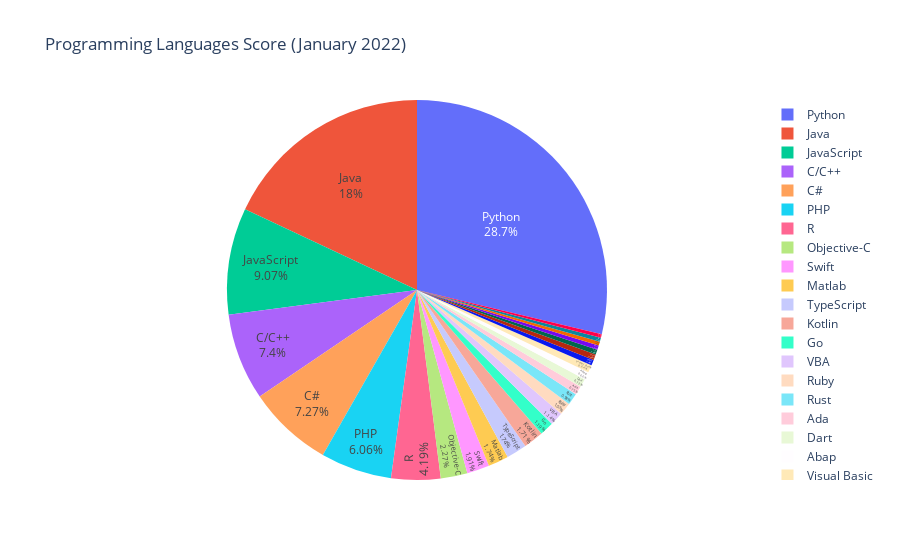

The notebook cell saved with this chart:
### Markdown cell above
Popularitas Proramming Language (January 2022)

### Code cell
fig = px.pie(df_popular, values='Popularity', names='Languages',title='Programming Languages Score (January 2022)')
fig.update_traces(textposition='inside', textinfo='percent+label')
fig.show()

### Figure 1 — Plotly figure (JSON) as saved in the notebook; plotly's stock layout.template omitted (floating-point values rounded to 4 significant figures)
{"data": [{"domain": {"x": [0, 1], "y": [0, 1]}, "hovertemplate": "Languages=%{label}<br>Popularity=%{value}<extra></extra>", "labels": ["Date", "Abap", "Ada", "C/C++", "C#", "Cobol", "Dart", "Delphi/Pascal", "Go", "Groovy", "Haskell", "Java", "JavaScript", "Julia", "Kotlin", "Lua", "Matlab", "Objective-C", "Perl", "PHP", "Python", "R", "Ruby", "Rust", "Scala", "Swift", "TypeScript", "VBA", "Visual Basic"], "legendgroup": "", "name": "", "showlegend": true, "textinfo": "percent+label", "textposition": "inside", "type": "pie", "values": ["2022-01-01T00:00:00", 0.66, 0.75, 7.4, 7.27, 0.3, 0.72, 0, 1.19, 0.48, 0.34, 18.01, 9.07, 0.34, 1.71, 0.42, 1.74, 2.27, 0.38, 6.06, 28.74, 4.19, 1.07, 0.98, 0.48, 1.91, 1.74, 1.14, 0.64]}], "layout": {"legend": {"tracegroupgap": 0}, "title": {"text": "Programming Languages Score (January 2022)"}}}
